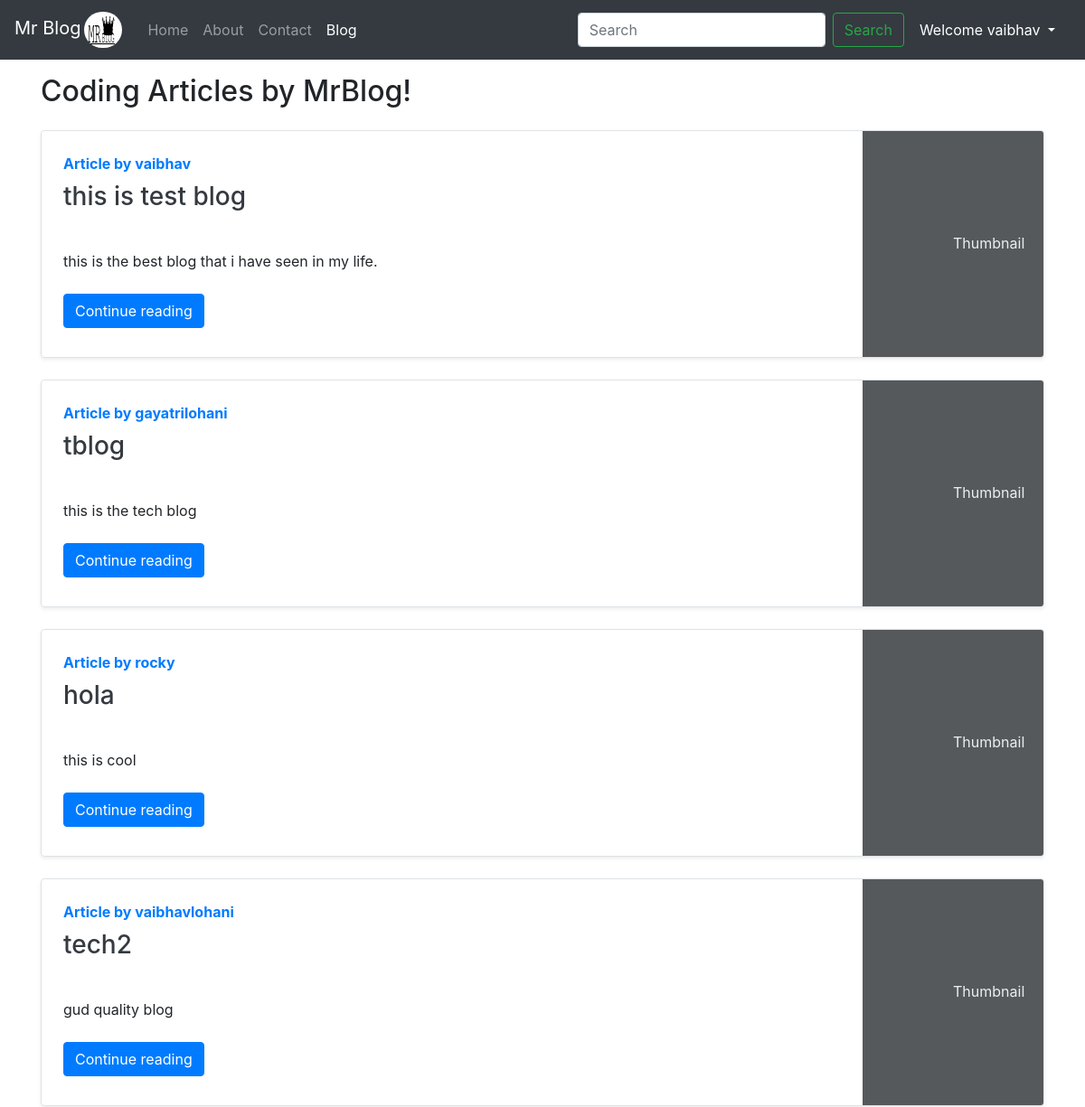
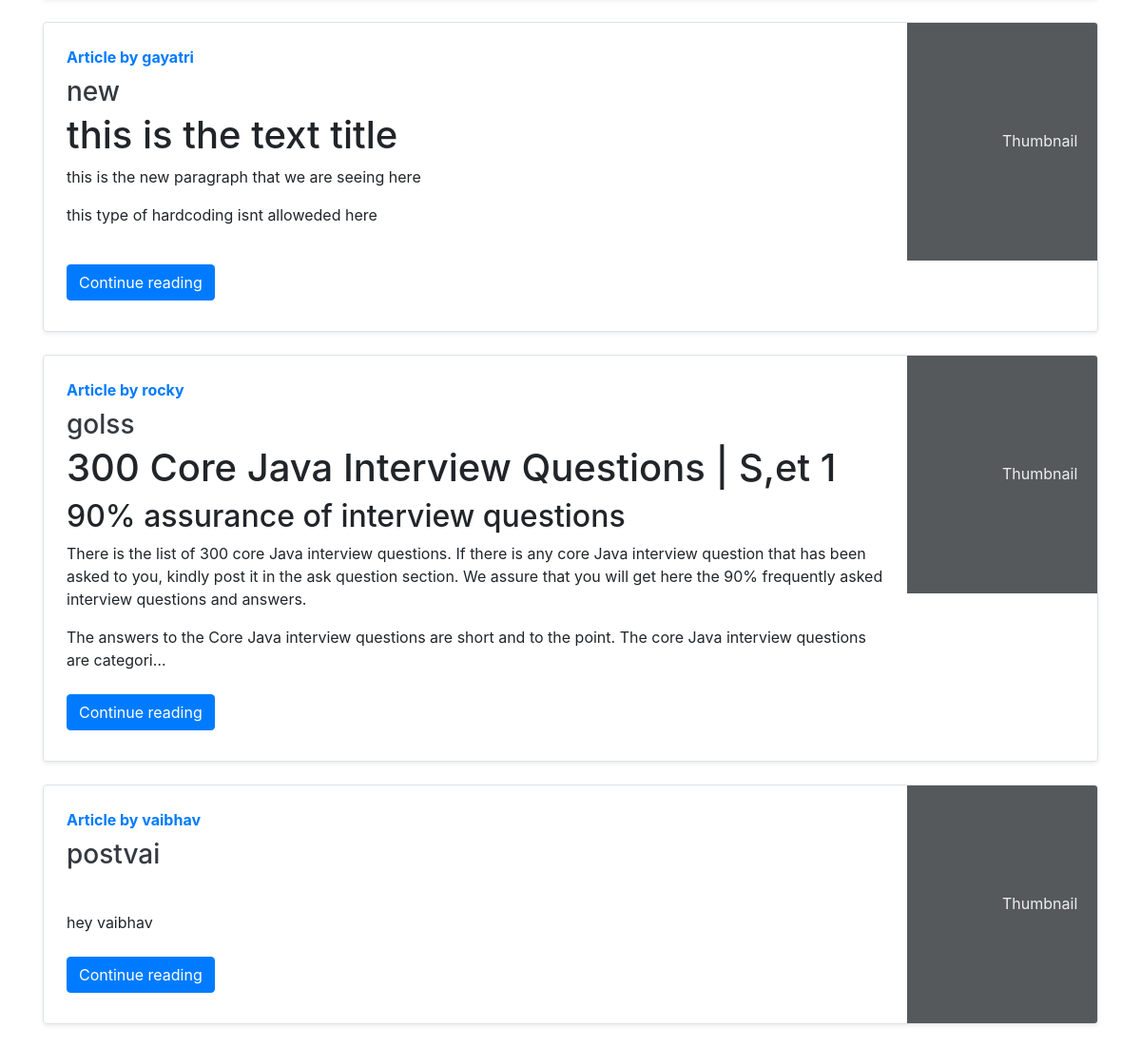
Page /blog/ (signed in) on the committed database (2 pictures, top to bottom).
### mrblog/models.py (models this page shows, shortened)
class Post(models.Model):
    sno = models.AutoField(primary_key=True)
    title = models.CharField(max_length=255)
    email = models.CharField(max_length=50)
    content = models.TextField()
    author = models.CharField(max_length=30)
    timeStamp = models.DateTimeField(blank=True)
    slug = models.CharField(max_length=130)

### mrblog/views.py (the view)
# urls.py: path('', views.blogHome, name='blogHome'),
def blogHome(request):
    allPosts=Post.objects.all()
    context={'allPosts': allPosts}
    return render(request, 'blog/blogHome.html', context)

### templates/blog/blogHome.html (shortened to what this page needs)
{% extends 'base.html' %}
{% block blogactive %}active {%endblock blogactive%}
{% block body %}
<div class="container my-3">
    <h2>Coding Articles by MrBlog!</h2>
    {% for post in allPosts  %}
    <div class="row no-gutters border rounded overflow-hidden flex-md-row mb-4 shadow-sm h-md-250 my-4 position-relative">
        <div class="col p-4 d-flex flex-column position-static">
            <strong class="d-inline-block mb-2 text-primary">Article  by {{post.author}}</strong>
            <h3 class="mb-0"><a class="text-dark" href="/blog/{{post.slug}}">{{post.title}}</a></h3>
            <p class="card-text mb-auto"> <div class="preview"> {{post.content|safe| truncatechars:500}}</div> </p>
            <div class="my-2">
            	<a href="/blog/{{post.slug}}" role="button" class="btn btn-primary">Continue reading</a>
            </div>
        </div>
        <div class="col-auto d-none d-lg-block">
            <svg class="bd-placeholder-img" width="200" height="250" xmlns="http://www.w3.org/2000/svg" preserveAspectRatio="xMidYMid slice" focusable="false" role="img" aria-label="Placeholder: Thumbnail">
                <rect width="100%" height="100%" fill="#55595c"></rect><text x="50%" y="50%" fill="#eceeef" dy=".3em">Thumbnail</text>
            </svg>
        </div>
        </div>
        {% endfor %}
    </div>
 {% endblock %}

### templates/base.html (shortened to what this page needs)
<!DOCTYPE html>
<html lang="en">
<head>
<link href="https://cdn.jsdelivr.net/npm/bootstrap@5.0.0-beta2/dist/css/bootstrap.min.css" rel="stylesheet">
<link rel="stylesheet" href="https://maxcdn.bootstrapcdn.com/bootstrap/4.0.0/css/bootstrap.min.css">
</head>
<body>
<nav class="navbar navbar-expand-lg navbar-dark bg-dark">
      <a class="navbar-brand" href="/">Mr Blog<img class="brandLogo mx-1 " src="/static/b.jpg"  style="border-radius:50px" alt=".">  </a>
    <div class="collapse navbar-collapse" id="navbarSupportedContent">
      <ul class="navbar-nav me-auto mb-2 mb-lg-0">
        <li class="nav-item {% block homeactive %} {%endblock homeactive%} " >
          <a class="nav-link " aria-current="page" href="/">Home</a>
        </li>
        <li class="nav-item {% block aboutactive %} {%endblock aboutactive%} ">
          <a class="nav-link" href="/about">About</a>
        </li>
         <li class="nav-item {% block contactactive %} {%endblock contactactive%} ">
          <a class="nav-link" href="/contact">Contact</a>
        </li>
         <li class="nav-item {% block blogactive %} {%endblock blogactive%} ">
          <a class="nav-link" href="/blog">Blog</a>
        </li>
      </ul>
        <div class="ml-auto form-inline">
      <form method="get" action="/search" class="d-flex " >
        <input class="form-control mr-sm-2 "  type="search" placeholder="Search" name="query" id="search" aria-label="Search">
        <button class="btn btn-outline-success "  type="submit">Search</button>
      </form>
{% if user.is_authenticated %}
  <div class="dropdown">
  <a class="btn btn-dark dropdown-toggle mx-1" href="#" role="button" id="dropdownMenuLink" data-toggle="dropdown" aria-haspopup="true" aria-expanded="false">
 Welcome {{request.user}}
  </a>
  </div>
{% endif %}
  </div>
    </nav>
{%block body %}{%endblock body%}
</body>
</html>

### rows in the picture
Post: author "vaibhav", title "this is test blog", content "this is the best blog that i have seen in my life."
Post: author "gayatrilohani", title "tblog", content "this is the tech blog"
Post: author "rocky", title "hola", content "this is cool"
Post: author "vaibhavlohani", title "tech2", content "gud quality blog"
Post: author "gayatri", title "new", content "this is the text title this is the new paragraph that we are seeing here this type of hardcoding isnt alloweded here"
Post: author "rocky", title "golss", content "300 Core Java Interview Questions | S,et 1 90% assurance of interview questions There is the list of 300 core Java interview questions. If there is any core Java interview question that has been asked to you, kindly post it in the ask question section. We assure that you will get here the 90% frequently asked interview questions and answers. The answers to the Core Java interview questions are short and to the point. The core Java interview questions are categori…"
Post: author "vaibhav", title "postvai", content "hey vaibhav"

### other values in the picture
{{ request.user }} "vaibhav"
